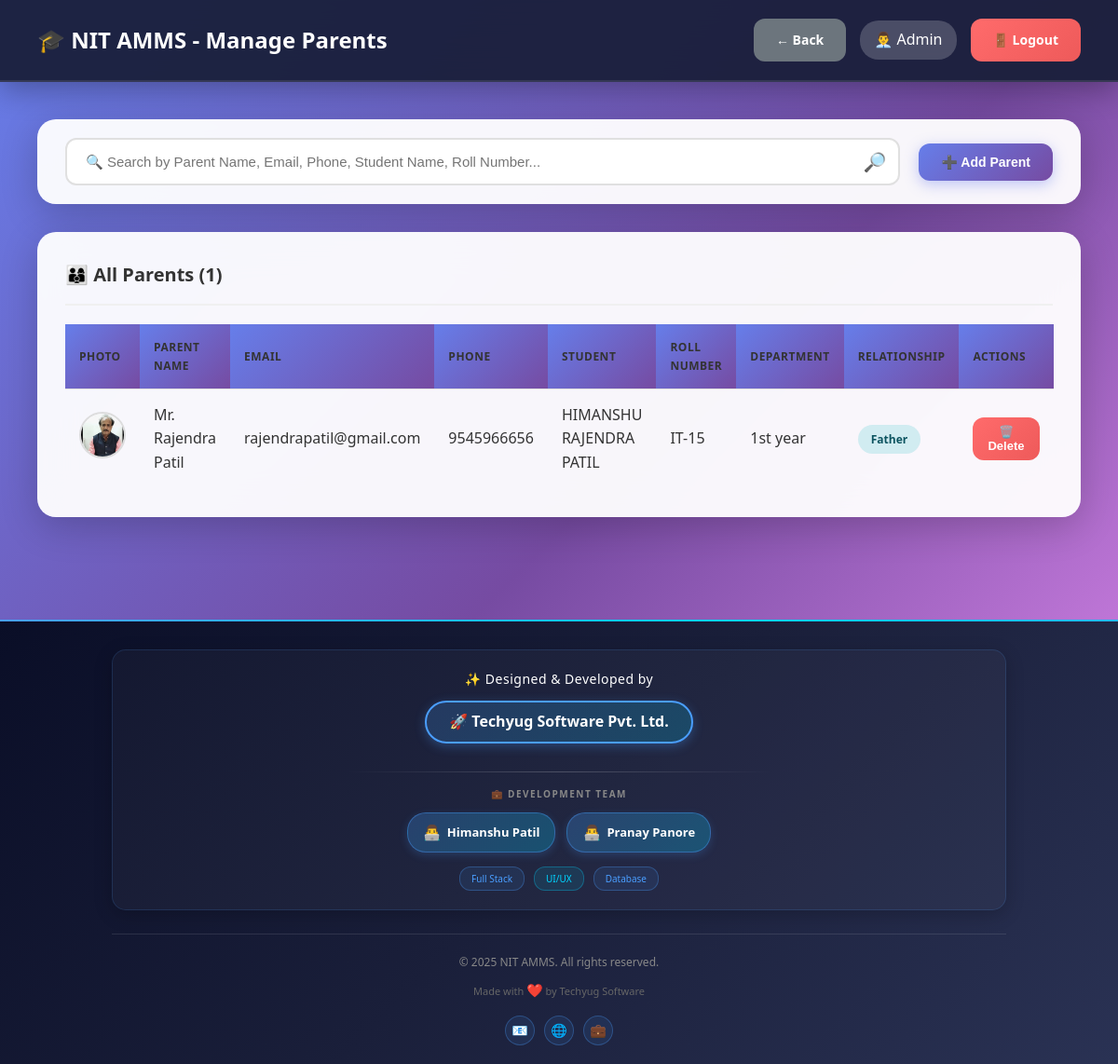
Screenshot of /admin/manage_parents.php (signed in) with the database file from the repository.
### tables this page shows
CREATE TABLE `users` (
  `id` int(11) NOT NULL,
  `username` varchar(50) NOT NULL,
  `password` varchar(255) NOT NULL,
  `full_name` varchar(100) NOT NULL,
  `email` varchar(100) NOT NULL,
  `phone` varchar(15) DEFAULT NULL,
  `photo` varchar(255) DEFAULT NULL,
  `role` enum('admin','hod','teacher','student','parent','superadmin') NOT NULL,
  `department_id` int(11) DEFAULT NULL,
  `is_active` tinyint(1) DEFAULT 1,
  `created_at` timestamp NOT NULL DEFAULT current_timestamp()
);

CREATE TABLE `parents` (
  `id` int(11) NOT NULL,
  `parent_name` varchar(100) NOT NULL,
  `email` varchar(100) NOT NULL,
  `phone` varchar(15) NOT NULL,
  `photo` varchar(255) DEFAULT NULL,
  `password` varchar(255) NOT NULL,
  `student_id` int(11) NOT NULL,
  `relationship` enum('father','mother','guardian') NOT NULL,
  `created_at` timestamp NOT NULL DEFAULT current_timestamp()
);

CREATE TABLE `students` (
  `id` int(11) NOT NULL,
  `roll_number` varchar(50) NOT NULL,
  `full_name` varchar(100) NOT NULL,
  `email` varchar(100) NOT NULL,
  `phone` varchar(15) DEFAULT NULL,
  `photo` varchar(255) DEFAULT NULL,
  `password` varchar(255) NOT NULL,
  `department_id` int(11) NOT NULL,
  `class_id` int(11) NOT NULL,
  `year` int(11) NOT NULL,
  `semester` int(11) NOT NULL,
  `admission_year` varchar(10) DEFAULT NULL,
  `is_active` tinyint(1) DEFAULT 1,
  `created_at` timestamp NOT NULL DEFAULT current_timestamp()
);

CREATE TABLE `departments` (
  `id` int(11) NOT NULL,
  `dept_name` varchar(100) NOT NULL,
  `dept_code` varchar(20) NOT NULL,
  `hod_id` int(11) DEFAULT NULL,
  `created_at` timestamp NOT NULL DEFAULT current_timestamp()
);

### db.php (called while the page is built, shortened)
<?php
$conn = new mysqli(DB_HOST, DB_USER, DB_PASS, DB_NAME);
$conn->set_charset("utf8mb4");
$conn->query("SET time_zone = '+05:30'");
function isLoggedIn() {
    return isset($_SESSION['user_id']) && isset($_SESSION['role']);
}
function getCurrentUser() {
    global $conn;
    $user_id = $_SESSION['user_id'];
    $role = $_SESSION['role'];
    if ($role === 'student') {
        $query = "SELECT * FROM students WHERE id = ?";
    } elseif ($role === 'parent') {
        $query = "SELECT * FROM parents WHERE id = ?";
    } else {
        $query = "SELECT * FROM users WHERE id = ?";
    }
    $stmt = $conn->prepare($query);
    $stmt->bind_param("i", $user_id);
    $stmt->execute();
    $result = $stmt->get_result();
    return $result->fetch_assoc();
}
?>

### admin/manage_parents.php (the view, shortened to what this page needs)
<?php
require_once '../db.php';
$user = getCurrentUser();
$parents_query = "SELECT p.*, s.roll_number, s.full_name as student_name, d.dept_name
                  FROM parents p
                  JOIN students s ON p.student_id = s.id
                  LEFT JOIN departments d ON s.department_id = d.id
                  ORDER BY p.parent_name";
$parents = $conn->query($parents_query);
?>
<!DOCTYPE html>
<html lang="en">
<head>
    <link rel="stylesheet" href="../assets/style.css">
</head>
<body>
    <nav class="navbar">
        <div>
            <h1>🎓 NIT AMMS - Manage Parents</h1>
        </div>
        <div class="user-info">
            <a href="index.php" class="btn btn-secondary">← Back</a>
            <span>👨‍💼 <?php echo htmlspecialchars($user['full_name']); ?></span>
            <a href="../logout.php" class="btn btn-danger">🚪 Logout</a>
        </div>
    </nav>
    <div class="main-content">
        <div class="search-bar-container">
            <div class="search-wrapper">
                <input type="text" id="searchInput" placeholder="🔍 Search by Parent Name, Email, Phone, Student Name, Roll Number...">
                <span class="search-icon">🔎</span>
            </div>
            <button class="btn btn-primary" onclick="openModal()">➕ Add Parent</button>
        </div>
        <div class="table-container">
            <h3 style="margin-bottom: 20px; font-size: 20px; color: #333;">👨‍👩‍👦 All Parents (<?php echo $parents->num_rows; ?>)</h3>
            <table id="parentsTable">
                <thead>
                    <tr>
                        <th>Photo</th>
                        <th>Parent Name</th>
                        <th>Email</th>
                        <th>Phone</th>
                        <th>Student</th>
                        <th>Roll Number</th>
                        <th>Department</th>
                        <th>Relationship</th>
                        <th>Actions</th>
                    </tr>
                </thead>
                <tbody>
                    <?php
                    if ($parents->num_rows > 0) {
                        $parents->data_seek(0);
                        while ($parent = $parents->fetch_assoc()):
                    ?>
                    <tr>
                        <td>
                            <?php if (!empty($parent['photo']) && file_exists("../uploads/parents/" . $parent['photo'])): ?>
                                <img src="../uploads/parents/<?php echo htmlspecialchars($parent['photo']); ?>"
                                     alt="Photo" class="profile-photo">
                            <?php else: ?>
                                <span style="font-size: 35px;">👤</span>
                            <?php endif; ?>
                        </td>
                        <td><?php echo htmlspecialchars($parent['parent_name']); ?></td>
                        <td><?php echo htmlspecialchars($parent['email']); ?></td>
                        <td><?php echo htmlspecialchars($parent['phone']); ?></td>
                        <td><?php echo htmlspecialchars($parent['student_name']); ?></td>
                        <td><?php echo htmlspecialchars($parent['roll_number']); ?></td>
                        <td><?php echo htmlspecialchars($parent['dept_name']); ?></td>
                        <td><span class="badge badge-info"><?php echo ucfirst($parent['relationship']); ?></span></td>
                        <td>
                            <form method="POST" style="display:inline;" onsubmit="return confirm('Are you sure you want to delete this parent?');">
                                <button type="submit" name="delete_parent" class="btn btn-danger btn-sm">🗑️ Delete</button>
                            </form>
                        </td>
                    </tr>
                    <?php
                        endwhile;
                    } else {
                        echo '<tr><td colspan="9" style="text-align:center; padding: 40px; color: #999;">No parents found. Click "Add Parent" to get started.</td></tr>';
                    }
                    ?>
                </tbody>
            </table>
        </div>
    </div>
    <div style="background: linear-gradient(135deg, #0a0e27 0%, #1a1f3a 50%, #2a3254 100%); position: relative; overflow: hidden; margin-top: 40px;">
        <div style="height: 2px; background: linear-gradient(90deg, #4a9eff, #00d4ff, #4a9eff, #00d4ff); background-size: 200% 100%;"></div>
        <div style="max-width: 1000px; margin: 0 auto; padding: 30px 20px 20px;">
            <div style="background: rgba(255, 255, 255, 0.03); padding: 20px 20px; border-radius: 15px; border: 1px solid rgba(74, 158, 255, 0.15); text-align: center; box-shadow: 0 5px 20px rgba(0, 0, 0, 0.2);">
                <p style="color: #ffffff; font-size: 14px; margin: 0 0 12px; font-weight: 500; letter-spacing: 0.5px; font-family: 'Segoe UI', Tahoma, Geneva, Verdana, sans-serif;">✨ Designed & Developed by</p>
                <a href="https://himanshufullstackdeveloper.github.io/techyugsoftware/" style="display: inline-block; color: #ffffff; font-size: 16px; font-weight: 700; text-decoration: none; padding: 8px 24px; border: 2px solid #4a9eff; border-radius: 30px; background: linear-gradient(135deg, rgba(74, 158, 255, 0.2), rgba(0, 212, 255, 0.2)); box-shadow: 0 3px 12px rgba(74, 158, 255, 0.3); margin-bottom: 15px; font-family: 'Segoe UI', Tahoma, Geneva, Verdana, sans-serif;">
                    🚀 Techyug Software Pvt. Ltd.
                </a>
                <div style="width: 50%; height: 1px; background: linear-gradient(90deg, transparent, rgba(255, 255, 255, 0.2), transparent); margin: 15px auto;"></div>
                <p style="color: #888; font-size: 10px; margin: 0 0 12px; text-transform: uppercase; letter-spacing: 1.5px; font-weight: 600; font-family: 'Segoe UI', Tahoma, Geneva, Verdana, sans-serif;">💼 Development Team</p>
                <div style="display: flex; justify-content: center; gap: 12px; flex-wrap: wrap; margin-top: 12px;">
                    <a href="https://himanshufullstackdeveloper.github.io/portfoilohimanshu/" style="color: #ffffff; font-size: 13px; text-decoration: none; padding: 8px 16px; background: linear-gradient(135deg, rgba(74, 158, 255, 0.25), rgba(0, 212, 255, 0.25)); border-radius: 20px; border: 1px solid rgba(74, 158, 255, 0.4); display: inline-flex; align-items: center; gap: 6px; box-shadow: 0 3px 10px rgba(74, 158, 255, 0.2); font-family: 'Segoe UI', Tahoma, Geneva, Verdana, sans-serif;">
                        <span style="font-size: 16px;">👨‍💻</span>
                        <span style="font-weight: 600;">Himanshu Patil</span>
                    </a>
                    <a href="https://devpranaypanore.github.io/Pranaypanore-live-.html/" style="color: #ffffff; font-size: 13px; text-decoration: none; padding: 8px 16px; background: linear-gradient(135deg, rgba(74, 158, 255, 0.25), rgba(0, 212, 255, 0.25)); border-radius: 20px; border: 1px solid rgba(74, 158, 255, 0.4); display: inline-flex; align-items: center; gap: 6px; box-shadow: 0 3px 10px rgba(74, 158, 255, 0.2); font-family: 'Segoe UI', Tahoma, Geneva, Verdana, sans-serif;">
                        <span style="font-size: 16px;">👨‍💻</span>
                        <span style="font-weight: 600;">Pranay Panore</span>
                    </a>
                </div>
                <div style="margin-top: 15px; display: flex; justify-content: center; gap: 10px; flex-wrap: wrap;">
                    <span style="color: #4a9eff; font-size: 10px; padding: 4px 12px; background: rgba(74, 158, 255, 0.1); border-radius: 12px; border: 1px solid rgba(74, 158, 255, 0.3); font-family: 'Segoe UI', Tahoma, Geneva, Verdana, sans-serif;">Full Stack</span>
                    <span style="color: #00d4ff; font-size: 10px; padding: 4px 12px; background: rgba(0, 212, 255, 0.1); border-radius: 12px; border: 1px solid rgba(0, 212, 255, 0.3); font-family: 'Segoe UI', Tahoma, Geneva, Verdana, sans-serif;">UI/UX</span>
                    <span style="color: #4a9eff; font-size: 10px; padding: 4px 12px; background: rgba(74, 158, 255, 0.1); border-radius: 12px; border: 1px solid rgba(74, 158, 255, 0.3); font-family: 'Segoe UI', Tahoma, Geneva, Verdana, sans-serif;">Database</span>
                </div>
            </div>
            <div style="margin-top: 25px; padding-top: 20px; border-top: 1px solid rgba(255, 255, 255, 0.1); text-align: center;">
                <p style="color: #888; font-size: 12px; margin: 0 0 10px; font-family: 'Segoe UI', Tahoma, Geneva, Verdana, sans-serif;">© 2025 NIT AMMS. All rights reserved.</p>
                <p style="color: #666; font-size: 11px; margin: 0; font-family: 'Segoe UI', Tahoma, Geneva, Verdana, sans-serif;">
                    Made with <span style="color: #ff4757; font-size: 14px;">❤️</span> by Techyug Software
                </p>
                <div style="margin-top: 15px; display: flex; justify-content: center; gap: 10px;">
                    <a href="#" style="width: 32px; height: 32px; display: inline-flex; align-items: center; justify-content: center; background: rgba(74, 158, 255, 0.1); border: 1px solid rgba(74, 158, 255, 0.3); border-radius: 50%; color: #4a9eff; text-decoration: none; font-size: 14px;">📧</a>
                    <a href="#" style="width: 32px; height: 32px; display: inline-flex; align-items: center; justify-content: center; background: rgba(74, 158, 255, 0.1); border: 1px solid rgba(74, 158, 255, 0.3); border-radius: 50%; color: #4a9eff; text-decoration: none; font-size: 14px;">🌐</a>
                    <a href="#" style="width: 32px; height: 32px; display: inline-flex; align-items: center; justify-content: center; background: rgba(74, 158, 255, 0.1); border: 1px solid rgba(74, 158, 255, 0.3); border-radius: 50%; color: #4a9eff; text-decoration: none; font-size: 14px;">💼</a>
                </div>
            </div>
        </div>
    </div>
</body>
</html>

### assets/style.css (style rules this page uses)
* { margin: 0; padding: 0; box-sizing: border-box; }
body { font-family: 'Segoe UI', Tahoma, Geneva, Verdana, sans-serif; background: linear-gradient(135deg, #667eea 0%, #764ba2 50%, #f093fb 100%); color: #333; line-height: 1.6; }
.btn { padding: 12px 24px; border: none; border-radius: 10px; font-size: 14px; font-weight: 600; cursor: pointer; transition: all 0.3s ease; text-decoration: none; display: inline-block; text-align: center; }
.btn-primary { background: linear-gradient(135deg, #667eea 0%, #764ba2 100%); color: white; }
.btn-danger { background: #dc3545; color: white; }
.btn-secondary { background: #6c757d; color: white; }
.btn-sm { padding: 6px 12px; font-size: 12px; }
.navbar { background: linear-gradient(135deg, #667eea 0%, #764ba2 100%); color: white; padding: 20px 30px; display: flex; justify-content: space-between; align-items: center; box-shadow: 0 2px 10px rgba(0, 0, 0, 0.1); position: sticky; top: 0; z-index: 100; }
.navbar h1 { font-size: 24px; font-weight: 600; }
.navbar .user-info { display: flex; align-items: center; gap: 15px; }
.navbar .user-info span { background: rgba(255, 255, 255, 0.2); padding: 8px 15px; border-radius: 20px; }
.main-content { padding: 30px; max-width: 1400px; margin: 0 auto; }
.main-content h3 { margin-bottom: 20px; color: #333; font-size: 20px; }
.table-container { background: white; border-radius: 15px; padding: 25px; box-shadow: 0 2px 10px rgba(0, 0, 0, 0.08); overflow-x: auto; margin-bottom: 30px; }
.table-container h3 { margin-bottom: 20px; color: #333; font-size: 20px; padding-bottom: 15px; border-bottom: 2px solid #f0f0f0; }
table { width: 100%; border-collapse: collapse; }
table thead { background: #f8f9fa; }
table th, table td { padding: 15px; text-align: left; border-bottom: 1px solid #e0e0e0; }
table th { font-weight: 600; color: #333; text-transform: uppercase; font-size: 12px; letter-spacing: 0.5px; }
table tr:last-child td { border-bottom: none; }
.badge { padding: 6px 12px; border-radius: 20px; font-size: 12px; font-weight: 600; display: inline-block; }
.badge-info { background: #d1ecf1; color: #0c5460; }

### rows the page displays
users: full_name "Admin"
parents: photo (picture), parent_name "Mr. Rajendra Patil", email "rajendrapatil@gmail.com", phone "9545966656", students.full_name "HIMANSHU RAJENDRA PATIL", students.roll_number "IT-15", departments.dept_name "1st year", relationship "Father"

### other values shown
$parents->num_rows "1"
